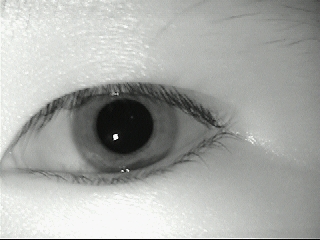
#> input picture iris/Lowfy/lowyfl2.bmp, 320 x 240 px
$ python Iris__gabor_module.py   (older library calls are emulated)
#> lines starting #> are read from the running program, lines starting #| are printed output that depends on the picture
#> in load_image_file, returned value is the input picture: shape (240, 320, 3); mean B, G, R 167.6, 171, 168.7
import cv2
import numpy as np
from skimage.util import view_as_blocks
import matplotlib.pyplot as plt

def preprocess_iris(image):
    gray_image = cv2.cvtColor(image, cv2.COLOR_BGR2GRAY)
    blur_image = cv2.GaussianBlur(gray_image, (5, 5), 0)
    return blur_image

def gabor_filter(image, frequency, theta):
#> called with frequency = 0.6, theta = 0.785
    kernel = cv2.getGaborKernel((21, 21), 4.0, theta, frequency, 0.5, 0, ktype=cv2.CV_32F)
    filtered_image = cv2.filter2D(image, cv2.CV_8UC3, kernel)
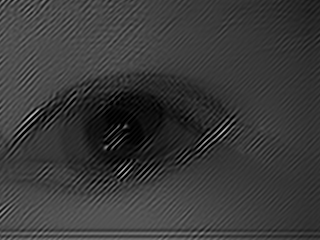
#> filtered_image: shape (240, 320); min 0, max 189, mean 57.3
    return filtered_image

def encode_iris(image, block_size=(16, 16)):
    preprocessed_image = preprocess_iris(image)
    frequency = 0.6  # Frequency for Gabor filter
    theta = np.pi/4

    codes = []
    masks = []

    filtered_image = gabor_filter(preprocessed_image, frequency, theta)
    blocks = view_as_blocks(filtered_image, block_size)
    code = np.zeros((blocks.shape[0], blocks.shape[1]), dtype=int)
    mask = np.zeros((blocks.shape[0], blocks.shape[1]), dtype=int)

    for i in range(blocks.shape[0]):
        for j in range(blocks.shape[1]):
            block = blocks[i, j]
            mean_intensity = np.mean(block)
            # print("**********",mean_intensity)
            code[i, j] = 1 if mean_intensity > 30 else 0
            mask[i, j] = 1

    codes.append(code)
    masks.append(mask)

    final_code = np.concatenate(codes, axis=1)
    final_mask = np.concatenate(masks, axis=1)

    return final_code, final_mask

def load_image_file(filepath):
    return cv2.imread(filepath)

def visualize_final_image(image_path):
    image = load_image_file(image_path)
    code, mask = encode_iris(image)

    # plt.figure(figsize=(12, 6))
    plt.subplot(1, 2, 1)
    plt.title("Final Encoded Iris Image")
    plt.imshow(code, cmap='gray')
    plt.subplot(1, 2, 2)
    plt.title("Mask")
    plt.imshow(mask, cmap='gray')
    plt.show()
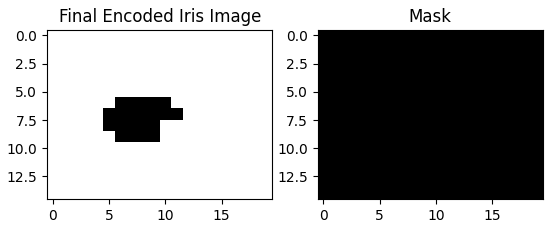
#> figure drawn by matplotlib, 2 panels

if __name__ == "__main__":
    # Example usage
    image_path = 'iris/Lowfy/lowyfl2.bmp'
    visualize_final_image(image_path)
